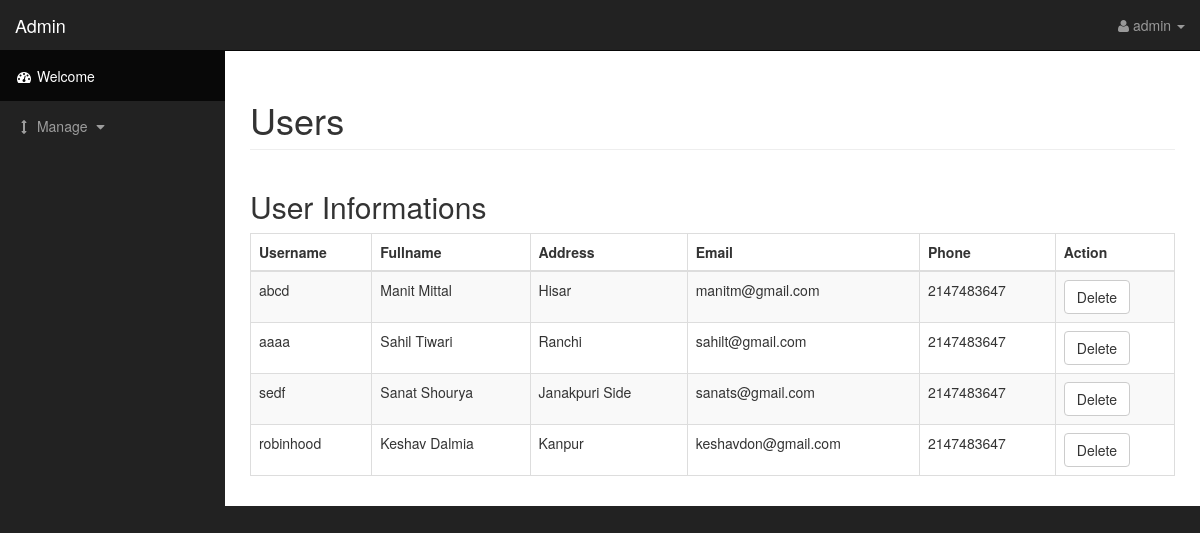
Page /admin/index.php?adp=1 (signed in) on the committed database.
### tables this page shows
CREATE TABLE `user` (
  `sl` int(128) NOT NULL,
  `fname` varchar(256) NOT NULL,
  `lname` varchar(256) NOT NULL,
  `address` varchar(256) NOT NULL,
  `email` varchar(256) NOT NULL,
  `phone` int(128) NOT NULL,
  `username` varchar(200) NOT NULL,
  `password` varchar(256) NOT NULL,
  `image` longblob NOT NULL,
  `imagename` varchar(180) NOT NULL
);

### admin/viewuser.php (the view, shortened to what this page needs)
<div class="container-fluid">
            <div class="row">
                <div class="col-lg-12">
                    <h1 class="page-header">
                        Users
                    </h1>
                </div>
            </div>
            <?php
            if(isset($_SESSION['valid'])==True){?>
            <div class="row">
                <div class="col-lg-6" style="width: 100%">
                    <h2>User Informations</h2>
                    <div class="table-responsive">
                        <table class="table table-bordered table-hover table-striped">
                            <thead>
                                <tr>
                                    <th>Username</th>
                                    <th>Fullname</th>
                                    <th>Address</th>
                                    <th>Email</th>
                                    <th>Phone</th>
                                    <th>Action</th>
                                </tr>
                            </thead>
                            <tbody>
                                <?php
                                $sql = "select * from user";
                                $result = mysqli_query($conn,$sql);
                                while($row = mysqli_fetch_array($result))
                                {
                                    echo "<tr>
                                    <td>".$row[6]."</td>
                                    <td>".$row[1]." ".$row[2]."</td>
                                    <td>".$row[3]."</td>
                                    <td>".$row[4]."</td>
                                    <td>".$row[5]."</td>
                                    <td><form method=\"post\" action=\"delete.php\"><a href=\"delete.php?id=".$row['0']."\" class=\"delete\"><input type=\"button\" class=\"btn btn-default\" value=\"Delete\"></a></form></td>
                                </tr>";
                            }
                            ?>
                        </tbody>
                    </table>
                </div>
            </div>
        </div>
        <?php
    }
    ?>
</div>

### admin/index.php (shortened to what this page needs)
<?php
include_once 'connect.php';
?>
<!DOCTYPE html>
<html lang="en">
<head>
    <link href="css/bootstrap.min.css" rel="stylesheet">
    <link href="css/sb-admin.css" rel="stylesheet">
    <link href="css/plugins/morris.css" rel="stylesheet">
    <link href="font-awesome/css/font-awesome.min.css" rel="stylesheet" type="text/css">
    </head>
    <body>
        <div id="wrapper">
            <nav class="navbar navbar-inverse navbar-fixed-top" role="navigation">
                <div class="navbar-header">
                    <a class="navbar-brand" href="?adp=0">Admin</a>
                </div>
                <?php
                if(isset($_SESSION['valid'])==True && ($_SESSION['type'])=="admin"){
                    echo "<ul class=\"nav navbar-right top-nav\">
                    <li class=\"dropdown\">
                        <a href=\"#\" class=\"dropdown-toggle\" data-toggle=\"dropdown\"><i class=\"fa fa-user\"></i> ".$_SESSION['username']." <b class=\"caret\"></b></a>
                        <ul class=\"dropdown-menu\">
                            <li>
                                <a href=\"#\"><i class=\"fa fa-fw fa-user\"></i> Profile</a>
                            </li>
                            <li class=\"divider\"></li>
                            <li>
                                <a href=\"logout.php\"><i class=\"fa fa-fw fa-power-off\"></i> Log Out</a>
                            </li>
                        </ul>
                    </li>
                </ul>";
            }
            ?>
            <?php
            if(isset($_SESSION['valid'])==True && ($_SESSION['type'])=="admin"){?>
            <div class="collapse navbar-collapse navbar-ex1-collapse">
                <ul class="nav navbar-nav side-nav">
                    <li class="active">
                        <a href="?adp=0"><i class="fa fa-fw fa-dashboard"></i> Welcome</a>
                    </li>
                    <li>
                        <a href="javascript:;" data-toggle="collapse" data-target="#demo"><i class="fa fa-fw fa-arrows-v"></i> Manage <i class="fa fa-fw fa-caret-down"></i></a>
                    </li>
                </ul>
            </div>
            <?php
        }
        ?>
    </nav>
<div id="page-wrapper">
    <?php
    if(isset($_SESSION['valid'])==True && ($_SESSION['type'])=="admin"){
    $page = $_GET['adp'];
    if ($page=='1') {
        include "viewuser.php";
    }
    elseif ($page=='2') {
        include "viewRestaurant.php";
    }
    elseif ($page=='3') {
        include "add_restaurant.php";
    }
    elseif ($page=='4') {
        include "add_menu_item.php";
    }
    elseif ($page=='5') {
        include "delivery.php";
    }
    elseif ($page=='6') {
        include "sells.php";
    }
}
?>
</div>
</div>
</body>
</html>

### admin/css/sb-admin.css (style rules this page uses)
body { margin-top: 100px; background-color: #222; }
@media (min-width:768px) { body { margin-top: 50px; } }
#wrapper { padding-left: 0; }
#page-wrapper { width: 100%; padding: 0; background-color: #fff; }
@media (min-width:768px) { #wrapper { padding-left: 225px; } }
@media (min-width:768px) { #page-wrapper { padding: 10px; } }
.top-nav { padding: 0 15px; }
.top-nav>li { display: inline-block; float: left; }
.top-nav>li>a { padding-top: 15px; padding-bottom: 15px; line-height: 20px; color: #999; }
@media (min-width:768px) { .side-nav { position: fixed; top: 51px; left: 225px; width: 225px; margin-left: -225px; border: none; border-radius: 0; overflow-y: auto; background-color: #222; bottom: 0; overflow-x: hidden; padding-bottom: 40px; } }
@media (min-width:768px) { .side-nav>li>a { width: 225px; } }

### rows in the picture
user: username "abcd", fname "Manit", lname "Mittal", address "Hisar", email "manitm@gmail.com", phone "2147483647"
user: username "aaaa", fname "Sahil", lname "Tiwari", address "Ranchi", email "sahilt@gmail.com", phone "2147483647"
user: username "sedf", fname "Sanat", lname "Shourya", address "Janakpuri Side", email "sanats@gmail.com", phone "2147483647"
user: username "robinhood", fname "Keshav", lname "Dalmia", address "Kanpur", email "keshavdon@gmail.com", phone "2147483647"

### other values in the picture
$_SESSION['username'] "admin"
